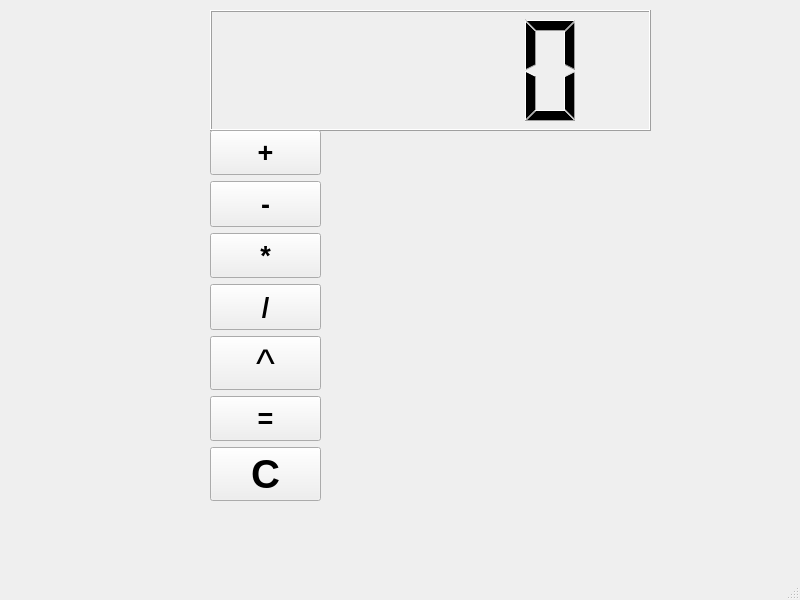
<?xml version="1.0" encoding="UTF-8"?>
<ui version="4.0">
 <class>MainWindow</class>
 <widget class="QMainWindow" name="MainWindow">
  <property name="geometry">
   <rect>
    <x>0</x>
    <y>0</y>
    <width>800</width>
    <height>600</height>
   </rect>
  </property>
  <property name="windowTitle">
   <string>MainWindow</string>
  </property>
  <widget class="QWidget" name="centralwidget">
   <widget class="QLCDNumber" name="lcdNumber">
    <property name="geometry">
     <rect>
      <x>210</x>
      <y>10</y>
      <width>441</width>
      <height>121</height>
     </rect>
    </property>
   </widget>
   <widget class="QWidget" name="gridLayoutWidget">
    <property name="geometry">
     <rect>
      <x>320</x>
      <y>130</y>
      <width>331</width>
      <height>371</height>
     </rect>
    </property>
    <layout class="QGridLayout" name="gridLayout"/>
   </widget>
   <widget class="QWidget" name="verticalLayoutWidget">
    <property name="geometry">
     <rect>
      <x>210</x>
      <y>130</y>
      <width>111</width>
      <height>371</height>
     </rect>
    </property>
    <layout class="QVBoxLayout" name="verticalLayout">
     <item>
      <widget class="QPushButton" name="plus_button">
       <property name="sizePolicy">
        <sizepolicy hsizetype="Expanding" vsizetype="Expanding">
         <horstretch>0</horstretch>
         <verstretch>0</verstretch>
        </sizepolicy>
       </property>
       <property name="font">
        <font>
         <pointsize>20</pointsize>
         <weight>75</weight>
         <bold>true</bold>
        </font>
       </property>
       <property name="text">
        <string>+</string>
       </property>
      </widget>
     </item>
     <item>
      <widget class="QPushButton" name="minus_button">
       <property name="sizePolicy">
        <sizepolicy hsizetype="Expanding" vsizetype="Expanding">
         <horstretch>0</horstretch>
         <verstretch>0</verstretch>
        </sizepolicy>
       </property>
       <property name="font">
        <font>
         <pointsize>20</pointsize>
         <weight>75</weight>
         <bold>true</bold>
        </font>
       </property>
       <property name="text">
        <string>-</string>
       </property>
      </widget>
     </item>
     <item>
      <widget class="QPushButton" name="mul_button">
       <property name="sizePolicy">
        <sizepolicy hsizetype="Expanding" vsizetype="Expanding">
         <horstretch>0</horstretch>
         <verstretch>0</verstretch>
        </sizepolicy>
       </property>
       <property name="font">
        <font>
         <pointsize>20</pointsize>
         <weight>75</weight>
         <bold>true</bold>
        </font>
       </property>
       <property name="text">
        <string>*</string>
       </property>
      </widget>
     </item>
     <item>
      <widget class="QPushButton" name="div_button">
       <property name="sizePolicy">
        <sizepolicy hsizetype="Expanding" vsizetype="Expanding">
         <horstretch>0</horstretch>
         <verstretch>0</verstretch>
        </sizepolicy>
       </property>
       <property name="font">
        <font>
         <pointsize>20</pointsize>
         <weight>75</weight>
         <bold>true</bold>
        </font>
       </property>
       <property name="text">
        <string>/</string>
       </property>
      </widget>
     </item>
     <item>
      <widget class="QPushButton" name="pow_button">
       <property name="sizePolicy">
        <sizepolicy hsizetype="Expanding" vsizetype="Expanding">
         <horstretch>0</horstretch>
         <verstretch>0</verstretch>
        </sizepolicy>
       </property>
       <property name="font">
        <font>
         <pointsize>30</pointsize>
        </font>
       </property>
       <property name="text">
        <string>^</string>
       </property>
      </widget>
     </item>
     <item>
      <widget class="QPushButton" name="eq_button">
       <property name="sizePolicy">
        <sizepolicy hsizetype="Expanding" vsizetype="Expanding">
         <horstretch>0</horstretch>
         <verstretch>0</verstretch>
        </sizepolicy>
       </property>
       <property name="font">
        <font>
         <pointsize>20</pointsize>
         <weight>75</weight>
         <bold>true</bold>
        </font>
       </property>
       <property name="text">
        <string>=</string>
       </property>
      </widget>
     </item>
     <item>
      <widget class="QPushButton" name="drop_button">
       <property name="sizePolicy">
        <sizepolicy hsizetype="Expanding" vsizetype="Expanding">
         <horstretch>0</horstretch>
         <verstretch>0</verstretch>
        </sizepolicy>
       </property>
       <property name="font">
        <font>
         <pointsize>30</pointsize>
         <weight>75</weight>
         <bold>true</bold>
        </font>
       </property>
       <property name="text">
        <string>C</string>
       </property>
      </widget>
     </item>
    </layout>
   </widget>
  </widget>
  <widget class="QMenuBar" name="menubar">
   <property name="geometry">
    <rect>
     <x>0</x>
     <y>0</y>
     <width>800</width>
     <height>22</height>
    </rect>
   </property>
  </widget>
  <widget class="QStatusBar" name="statusbar"/>
 </widget>
 <resources/>
 <connections/>
</ui>
